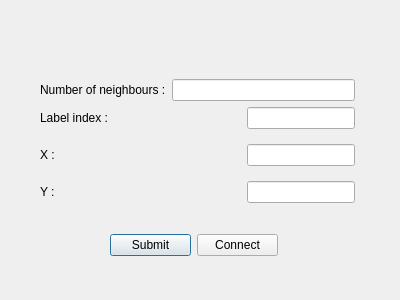
<?xml version="1.0" encoding="UTF-8"?>
<ui version="4.0">
 <class>mkknndialog</class>
 <widget class="QDialog" name="mkknndialog">
  <property name="geometry">
   <rect>
    <x>0</x>
    <y>0</y>
    <width>400</width>
    <height>300</height>
   </rect>
  </property>
  <property name="windowTitle">
   <string>Dialog</string>
  </property>
  <widget class="QWidget" name="layoutWidget">
   <property name="geometry">
    <rect>
     <x>40</x>
     <y>70</y>
     <width>315</width>
     <height>142</height>
    </rect>
   </property>
   <layout class="QVBoxLayout" name="verticalLayout_3">
    <item>
     <layout class="QVBoxLayout" name="verticalLayout_4">
      <item>
       <layout class="QHBoxLayout" name="horizontalLayout_5">
        <item>
         <widget class="QLabel" name="label_5">
          <property name="text">
           <string>Number of neighbours :</string>
          </property>
         </widget>
        </item>
        <item>
         <widget class="QLineEdit" name="numberValue"/>
        </item>
       </layout>
      </item>
      <item>
       <layout class="QHBoxLayout" name="horizontalLayout_6">
        <item>
         <widget class="QLabel" name="label_6">
          <property name="text">
           <string>Label index : </string>
          </property>
         </widget>
        </item>
        <item>
         <widget class="QLineEdit" name="labelValue">
          <property name="sizePolicy">
           <sizepolicy hsizetype="Fixed" vsizetype="Fixed">
            <horstretch>0</horstretch>
            <verstretch>0</verstretch>
           </sizepolicy>
          </property>
         </widget>
        </item>
       </layout>
      </item>
     </layout>
    </item>
    <item>
     <layout class="QHBoxLayout" name="horizontalLayout_7">
      <item>
       <widget class="QLabel" name="label_7">
        <property name="text">
         <string>X :</string>
        </property>
       </widget>
      </item>
      <item>
       <widget class="QLineEdit" name="valueX">
        <property name="sizePolicy">
         <sizepolicy hsizetype="Fixed" vsizetype="Fixed">
          <horstretch>0</horstretch>
          <verstretch>0</verstretch>
         </sizepolicy>
        </property>
       </widget>
      </item>
     </layout>
    </item>
    <item>
     <layout class="QHBoxLayout" name="horizontalLayout_8">
      <item>
       <widget class="QLabel" name="label_8">
        <property name="text">
         <string>Y :</string>
        </property>
       </widget>
      </item>
      <item>
       <widget class="QLineEdit" name="valueY">
        <property name="sizePolicy">
         <sizepolicy hsizetype="Fixed" vsizetype="Fixed">
          <horstretch>0</horstretch>
          <verstretch>0</verstretch>
         </sizepolicy>
        </property>
        <property name="text">
         <string/>
        </property>
       </widget>
      </item>
     </layout>
    </item>
   </layout>
  </widget>
  <widget class="QWidget" name="">
   <property name="geometry">
    <rect>
     <x>110</x>
     <y>230</y>
     <width>168</width>
     <height>30</height>
    </rect>
   </property>
   <layout class="QHBoxLayout" name="horizontalLayout">
    <item>
     <widget class="QPushButton" name="submitButton">
      <property name="text">
       <string>Submit</string>
      </property>
     </widget>
    </item>
    <item>
     <widget class="QPushButton" name="connectButton">
      <property name="text">
       <string>Connect</string>
      </property>
     </widget>
    </item>
   </layout>
  </widget>
 </widget>
 <resources/>
 <connections/>
</ui>
